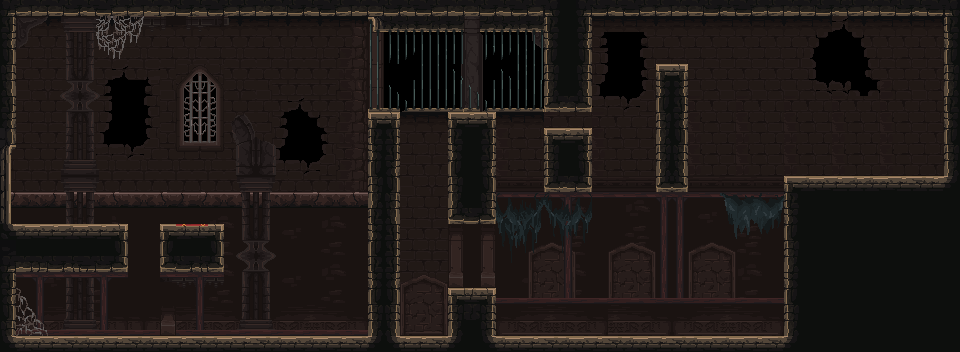

This game map was drawn from its Tiled (.tmx) file and the tilesets committed beside it. A one-line description and the trimmed map source follow:
An orthogonal 60x22 tile map with 16x16 px tiles, 7 tile layers (bg3, bg2, bg, collision, ...), 5 tilesets and 71 objects (18x hulls, 8x crate, 6x platfall, 4x gate, 3x line, ...).

<map version="1.4" tiledversion="1.4.1" orientation="orthogonal" renderorder="right-down" compressionlevel="0" width="60" height="22" tilewidth="16" tileheight="16" infinite="0" nextlayerid="17" nextobjectid="189">
 <editorsettings>
  <export target="../assets/world/i1s4/i1s4b.json" format="json" />
 </editorsettings>
 <tileset firstgid="1" name="decorative" tilewidth="16" tileheight="16" tilecount="1024" columns="32">
  <image source="tilesets/PF_Caslte_1.0/decorative.png" width="512" height="512" />
 </tileset>
 <tileset firstgid="1025" name="mainlevbuild_A" tilewidth="16" tileheight="16" tilecount="4096" columns="64">
  <image source="tilesets/PF_Caslte_1.0/mainlevbuild_A.png" width="1024" height="1024" />
 </tileset>
 <tileset firstgid="5121" name="mainlevbuild_B" tilewidth="16" tileheight="16" tilecount="2560" columns="64">
  <image source="tilesets/PF_Caslte_1.0/mainlevbuild_B.png" width="1024" height="640" />
 </tileset>
 <tileset firstgid="7681" name="collision" tilewidth="16" tileheight="16" tilecount="64" columns="8">
  <image source="collision.png" width="128" height="128" />
  <tile id="0">
   <properties>
    <property name="collides" type="bool" value="true" />
   </properties>
   <objectgroup draworder="index" id="2">
    <object id="1" x="0" y="0">
     <polygon points="0,0 16,0 16,16 0,16" />
    </object>
   </objectgroup>
  </tile>
  <tile id="1">
   <properties>
    <property name="collides" type="bool" value="true" />
   </properties>
   <objectgroup draworder="index" id="2">
    <object id="1" x="0" y="16">
     <polygon points="0,0 16,-16 16,0" />
    </object>
   </objectgroup>
  </tile>
  <tile id="2">
   <properties>
    <property name="collides" type="bool" value="true" />
   </properties>
   <objectgroup draworder="index" id="2">
    <object id="1" x="0" y="0">
     <polygon points="0,0 16,0 16,16" />
    </object>
   </objectgroup>
  </tile>
  <tile id="3">
   <properties>
    <property name="collides" type="bool" value="true" />
   </properties>
   <objectgroup draworder="index" id="2">
    <object id="1" x="0" y="0">
     <polygon points="0,0 16,16 0,16" />
    </object>
   </objectgroup>
  </tile>
  <tile id="4">
   <properties>
    <property name="collides" type="bool" value="true" />
   </properties>
  </tile>
  <tile id="5">
   <properties>
    <property name="collides" type="bool" value="true" />
   </properties>
   <objectgroup draworder="index" id="3">
    <object id="2" x="0" y="16">
     <polygon points="0,0 16,-9 16,0" />
    </object>
   </objectgroup>
  </tile>
  <tile id="6">
   <properties>
    <property name="collides" type="bool" value="true" />
   </properties>
   <objectgroup draworder="index" id="2">
    <object id="1" x="0" y="7">
     <polygon points="0,0 16,9 0,9" />
    </object>
   </objectgroup>
  </tile>
  <tile id="7">
   <properties>
    <property name="collides" type="bool" value="true" />
   </properties>
   <objectgroup draworder="index" id="2">
    <object id="1" x="16" y="0">
     <polygon points="0,0 -9,16 0,16" />
    </object>
   </objectgroup>
  </tile>
  <tile id="8">
   <properties>
    <property name="collides" type="bool" value="true" />
   </properties>
   <objectgroup draworder="index" id="2">
    <object id="1" x="0" y="0">
     <polygon points="0,0 9,16 0,16" />
    </object>
   </objectgroup>
  </tile>
  <tile id="9">
   <properties>
    <property name="collides" type="bool" value="true" />
   </properties>
   <objectgroup draworder="index" id="2">
    <object id="1" x="7" y="0">
     <polygon points="0,0 9,16 9,0" />
    </object>
   </objectgroup>
  </tile>
  <tile id="10">
   <properties>
    <property name="collides" type="bool" value="true" />
   </properties>
   <objectgroup draworder="index" id="2">
    <object id="2" x="0" y="0">
     <polygon points="0,0 9,0 0,16" />
    </object>
   </objectgroup>
  </tile>
  <tile id="11">
   <properties>
    <property name="collides" type="bool" value="true" />
   </properties>
   <objectgroup draworder="index" id="2">
    <object id="1" x="8" y="0">
     <polygon points="0,0 8,0 8,16 0,16" />
    </object>
   </objectgroup>
  </tile>
  <tile id="12">
   <properties>
    <property name="collides" type="bool" value="true" />
   </properties>
   <objectgroup draworder="index" id="2">
    <object id="1" x="0" y="0">
     <polygon points="0,0 8,0 8,16 0,16" />
    </object>
   </objectgroup>
  </tile>
  <tile id="13">
   <properties>
    <property name="collides" type="bool" value="true" />
   </properties>
   <objectgroup draworder="index" id="2">
    <object id="1" x="0" y="0">
     <polygon points="0,0 16,0 16,9" />
    </object>
   </objectgroup>
  </tile>
  <tile id="14">
   <properties>
    <property name="collides" type="bool" value="true" />
   </properties>
   <objectgroup draworder="index" id="2">
    <object id="1" x="0" y="0">
     <polygon points="0,0 16,0 0,9" />
    </object>
   </objectgroup>
  </tile>
  <tile id="15">
   <properties>
    <property name="collides" type="bool" value="true" />
   </properties>
   <objectgroup draworder="index" id="2">
    <object id="1" x="0" y="8">
     <polygon points="0,0 16,0 16,8 0,8" />
    </object>
   </objectgroup>
  </tile>
  <tile id="16">
   <properties>
    <property name="collides" type="bool" value="true" />
   </properties>
   <objectgroup draworder="index" id="2">
    <object id="1" x="0" y="8">
     <polygon points="0,0 16,0 16,-8 0,-8" />
    </object>
   </objectgroup>
  </tile>
 </tileset>
 <tileset firstgid="7745" name="tile_custom" tilewidth="16" tileheight="16" tilecount="4096" columns="64">
  <image source="../assets/world/tile_custom.png" width="1024" height="1024" />
 </tileset>
 <layer id="4" name="bg3" width="60" height="22">
  <data>[1320 cells, 945 non-empty, 181 distinct tile ids]</data>
 </layer>
 <layer id="5" name="bg2" width="60" height="22">
  <data>[1320 cells, 266 non-empty, 118 distinct tile ids]</data>
 </layer>
 <layer id="6" name="bg" width="60" height="22">
  <data>[1320 cells, 488 non-empty, 69 distinct tile ids]</data>
 </layer>
 <layer id="7" name="collision" width="60" height="22">
  <data>[1320 cells, 0 non-empty, 0 distinct tile ids]</data>
 </layer>
 <layer id="1" name="fg" width="60" height="22">
  <data>[1320 cells, 70 non-empty, 70 distinct tile ids]</data>
 </layer>
 <layer id="2" name="fg_hidden" width="60" height="22">
  <data>[1320 cells, 0 non-empty, 0 distinct tile ids]</data>
 </layer>
 <layer id="3" name="fg_breakable" width="60" height="22">
  <data>[1320 cells, 0 non-empty, 0 distinct tile ids]</data>
 </layer>
 <objectgroup id="15" name="npcs" />
 <objectgroup id="14" name="enemies" />
 <objectgroup id="13" name="spawns" />
 <objectgroup id="12" name="exit">
  <object id="2" name="west1" type="entrance" x="48" y="176" width="32" height="32" />
  <object id="105" name="west1" type="exit" x="-48" y="128" width="48" height="96">
   <properties>
    <property name="targetExit" value="door1" />
    <property name="targetMap" value="i1s4a" />
   </properties>
  </object>
  <object id="137" name="door1" type="entrance" x="895" y="112" width="32" height="32" />
  <object id="138" name="door1" type="exit" x="878" y="80" width="64" height="96">
   <properties>
    <property name="manualTrigger" type="bool" value="true" />
    <property name="targetExit" value="west1" />
    <property name="targetMap" value="i1s5" />
   </properties>
  </object>
 </objectgroup>
 <objectgroup id="9" name="objects">
  <!-- 21 objects omitted --></objectgroup>
 <objectgroup id="10" name="triggers">
  <!-- 12 objects omitted --></objectgroup>
 <objectgroup color="#00ff00" id="8" name="hulls">
  <!-- 18 objects omitted --></objectgroup>
 <objectgroup id="16" name="pathing" />
</map>
<!-- 51 of 71 objects omitted -->
